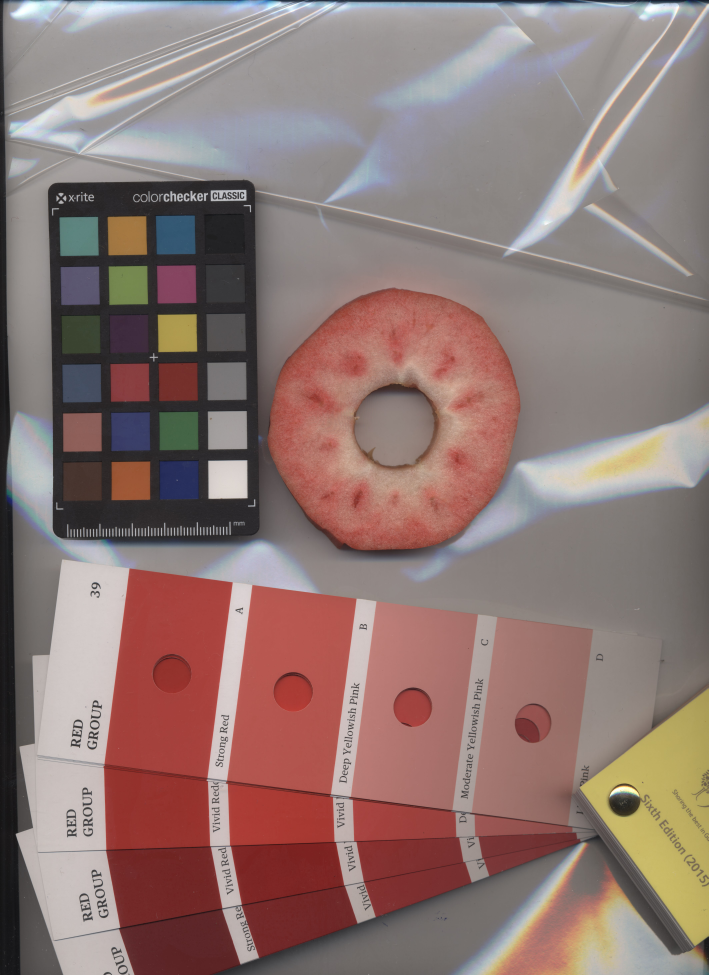
#> input picture beispiel_aus_datensatz.jpg, 4250 x 5850 px (shown at 1/6 size)
$ python grabcut_opencv.py
#> lines starting #> are read from the running program, lines starting #| are printed output that depends on the picture
#!/usr/bin/env python
'''
===============================================================================
Interactive Image Segmentation using GrabCut algorithm.

This sample shows interactive image segmentation using grabcut algorithm.

USAGE:
    python grabcut.py <filename>

README FIRST:
    Two windows will show up, one for input and one for output.

    At first, in input window, draw a rectangle around the object using
mouse right button. Then press 'n' to segment the object (once or a few times)
For any finer touch-ups, you can press any of the keys below and draw lines on
the areas you want. Then again press 'n' for updating the output.

Key '0' - To select areas of sure background
Key '1' - To select areas of sure foreground
Key '2' - To select areas of probable background
Key '3' - To select areas of probable foreground

Key 'n' - To update the segmentation
Key 'r' - To reset the setup
Key 's' - To save the results
===============================================================================
'''

# Python 2/3 compatibility
from __future__ import print_function

import numpy as np
import cv2 as cv
import sys

BLUE = [255,0,0]        # rectangle color
RED = [0,0,255]         # PR BG
GREEN = [0,255,0]       # PR FG
# 两个割图
BLACK = [0,0,0]         # sure BG
WHITE = [255,255,255]   # sure FG

DRAW_BG = {'color' : BLACK, 'val' : 0}
DRAW_FG = {'color' : WHITE, 'val' : 1}
DRAW_PR_FG = {'color' : GREEN, 'val' : 3}
DRAW_PR_BG = {'color' : RED, 'val' : 2}

# setting up flags
rect = (0,0,1,1)
drawing = False         # flag for drawing curves
rectangle = False       # flag for drawing rect
rect_over = False       # flag to check if rect drawn
rect_or_mask = 100      # flag for selecting rect or mask mode
value = DRAW_FG         # drawing initialized to FG
thickness = 3           # brush thickness

# 鼠标事件
# [43 lines left out: function onmouse, not called in this run]

if __name__ == '__main__':

    # print documentation
    print(__doc__)

    # Loading images
    if len(sys.argv) == 2:
        filename = sys.argv[1] # for drawing purposes
    else:
        print("No input image given, so loading default image, beispiel_aus_datensatz.jpg \n")
        print("Correct Usage: python grabcut.py <filename> \n")
        filename = 'beispiel_aus_datensatz.jpg'

    img = cv.imread(filename)
#> img is the input picture: shape (5850, 4250, 3); mean B, G, R 115.4, 119.3, 142.9
    img = cv.resize(img, (img.shape[1] // 8, img.shape[0] // 8), interpolation=cv.INTER_AREA)
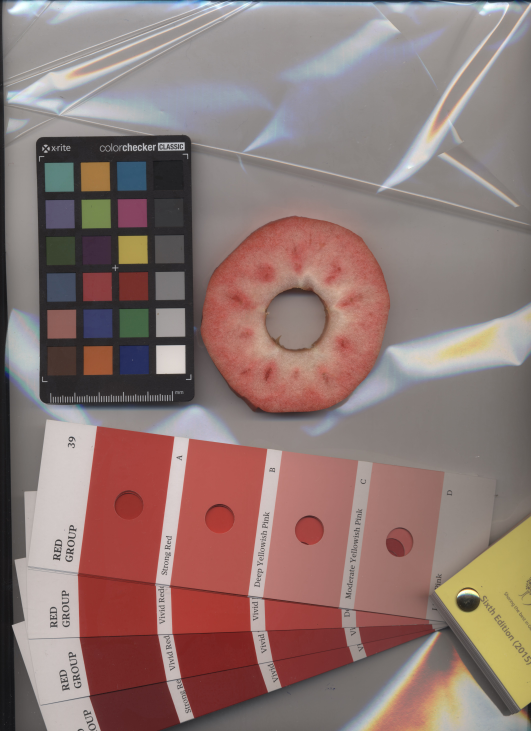
#> img: shape (731, 531, 3); mean B, G, R 115.5, 119.3, 142.9
    img2 = img.copy()                               # a copy of original image
    mask = np.zeros(img.shape[:2],dtype = np.uint8) # mask initialized to PR_BG
    output = np.zeros(img.shape,np.uint8)           # output image to be shown

    # input and output windows
    cv.namedWindow('output', 1)
    cv.namedWindow('input', 1)

    cv.setMouseCallback('input', onmouse)# callback 前面的鼠标命令
    print(img.shape[1])
#| 531
    #cv.moveWindow('input', img.shape[1] + 10, 90)
    #cv.moveWindow('output', img.shape[1] + 10 + img.shape[1]+10 , 90)


    print(" Instructions: \n")
    print(" Draw a rectangle around the object using right mouse button \n")

    while(1):


        cv.imshow('output',output)
        cv.imshow('input',img)


        k = cv.waitKey(1)
#> (key Esc is pressed here)

        # key bindings
        if k == 27:         # esc to exit
            break
        elif k == ord('0'): # BG drawing
            print(" mark background regions with left mouse button \n")
            value = DRAW_BG
        elif k == ord('1'): # FG drawing
            print(" mark foreground regions with left mouse button \n")
            value = DRAW_FG
        elif k == ord('2'): # PR_BG drawing
            value = DRAW_PR_BG
        elif k == ord('3'): # PR_FG drawing
            value = DRAW_PR_FG
        elif k == ord('s'): # save image
            bar = np.zeros((img.shape[0],5,3),np.uint8)
            res = np.hstack((img2,bar,img,bar,output))
            res = cv.resize(res, (res.shape[1] *8, img.shape[0] * 8), interpolation = cv.INTER_CUBIC)
            cv.imwrite('grabcut_output.png',res)
            print(" Result saved as image \n")
        elif k == ord('r'): # reset everything
            print("resetting \n")
            rect = (0,0,1,1)
            drawing = False
            rectangle = False
            rect_or_mask = 100
            rect_over = False
            value = DRAW_FG
            img = img2.copy()
            mask = np.zeros(img.shape[:2],dtype = np.uint8) # mask initialized to PR_BG
            output = np.zeros(img.shape,np.uint8)           # output image to be shown
        elif k == ord('n'): # segment the image
            print(""" For finer touchups, mark foreground and background after pressing keys 0-3
            and again press 'n' \n""")
            print(rect)
            if (rect_or_mask == 0):         # grabcut with rect
                bgdmodel = np.zeros((1,65),np.float64)
                fgdmodel = np.zeros((1,65),np.float64)
                cv.grabCut(img2,mask,rect,bgdmodel,fgdmodel,1,cv.GC_INIT_WITH_RECT)
                rect_or_mask = 1
            elif rect_or_mask == 1:         # grabcut with mask
                bgdmodel = np.zeros((1,65),np.float64)
                fgdmodel = np.zeros((1,65),np.float64)
                cv.grabCut(img2,mask,rect,bgdmodel,fgdmodel,1,cv.GC_INIT_WITH_MASK)

        mask2 = np.where((mask==1) + (mask==3),255,0).astype('uint8')
        output = cv.bitwise_and(img2,img2,mask=mask2)

    cv.destroyAllWindows()
